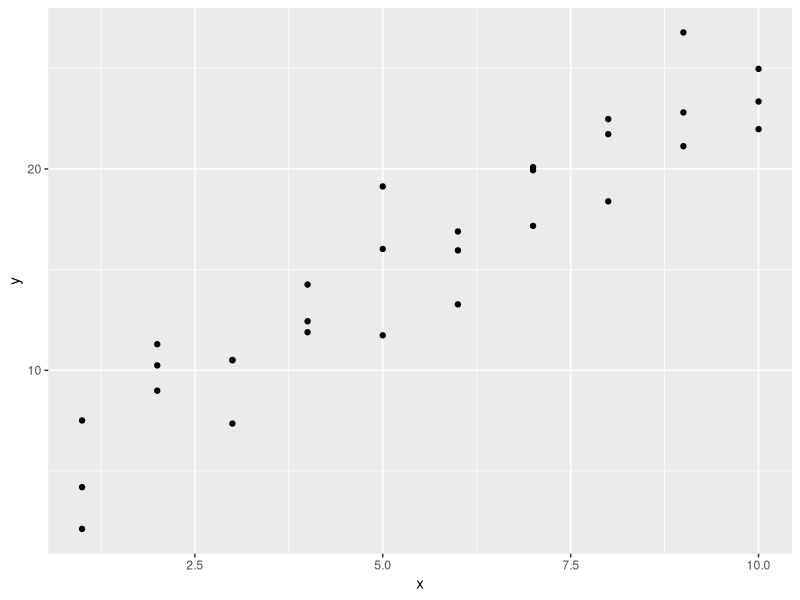
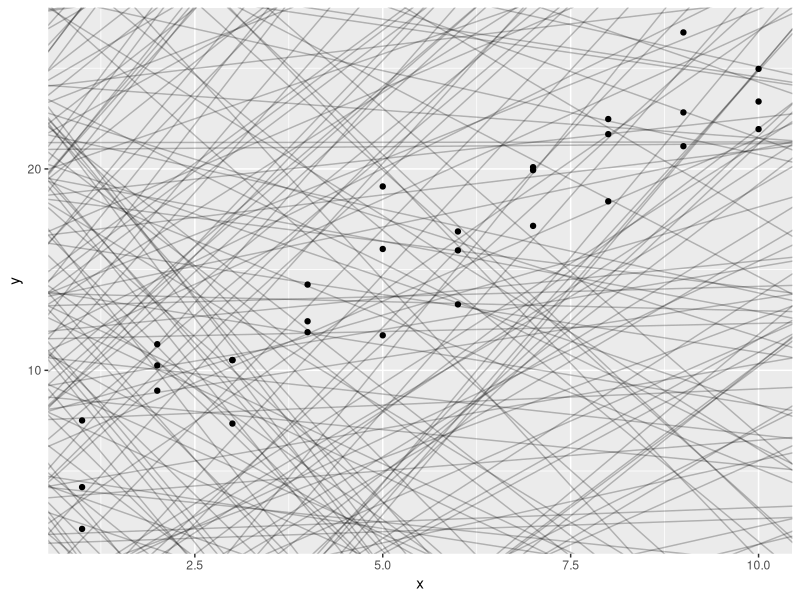
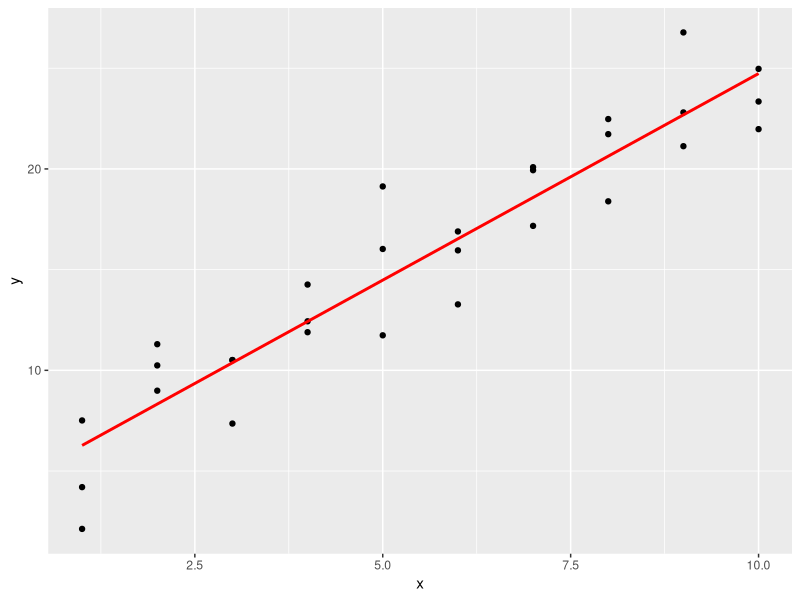
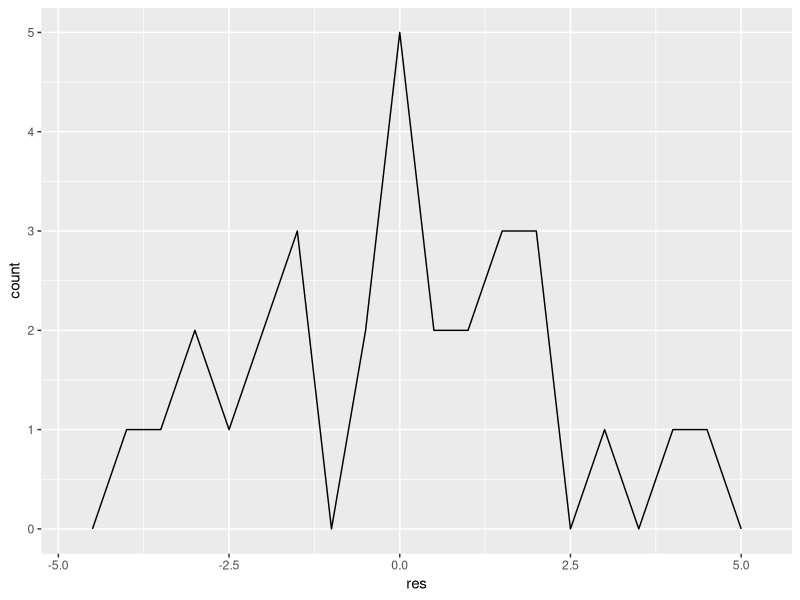

Recreate these plots in R, in order.
## ---- chunk 1
knitr::opts_chunk$set(echo = TRUE)
library(tidyverse)
library(modelr)
#options(na.action = na.warn)
## ---- chunk 2
ggplot(sim1, aes(x, y)) +
  geom_point()
## ---- chunk 3
models <- tibble(
  a1 = runif(250, -20, 40),
  a2 = runif(250, -5, 5)
)
sim1
ggplot(sim1, aes(x, y)) +
  geom_abline(
    aes(intercept = a1, slope = a2),
    data = models, alpha = 1/4
  ) +
  geom_point()
## ---- chunk 4
# y = c + kx + e
# e = y - c - kx
ly <- function(times) {
  
  # a1是c  a2是k
  models <- tibble(
    a1 = runif(times, -20, 40),
    a2 = runif(times, -5, 5)
  )
  distance_min <- 65535
  distance_tmp <- 0
  intercept <- 0
  slope <- 0
  for (k in 1:times) {
    e2 <- numeric(nrow(sim1))
    for (i in 1:nrow(sim1)) {
      e2[i] <- sim1$y[i] - models$a1[k] - models$a2[k] * sim1$x[i]
    }
    distance_tmp <- sum(e2 ^ 2)
    # 每次保留e^2最小的
    if (distance_tmp < distance_min) {
      distance_min <- distance_tmp
      intercept <- models$a1[k]
      slope <- models$a2[k]
    }
  }
  cat("距离：", distance_min, "截距：", intercept, "斜率：", slope)
}
ly(50000)

## ---- chunk 5
# 用表格计算
test <- function(times) {
  models <- tibble(
    a1 = runif(times, -20, 40),
    a2 = runif(times, -5, 5)
  )
  # 将数据拼在一起
  full_data <- merge(models, sim1, by = NULL)
  
  # 添加距离项
  full_data <- full_data %>% mutate(distance = ((y - a1 - a2 * x) ^ 2))
  # 分组汇总计算距离平方
  group_data <- full_data %>% 
    group_by(a1, a2) %>% 
    mutate(sum_d = sum(distance))
  group_data <- group_data[order(group_data$sum_d),]
  # 找到最小距离平方
  min_distance <- group_data[which.min(group_data$sum_d), ]
  print(min_distance)
}
test(50000)
## ---- chunk 6
sim1_mod <- lm(y ~ x, data = sim1)
coef(sim1_mod)
## ---- chunk 7
measure_distance <- function(b) {
  b1 <- b[1]  # 截距
  b2 <- b[2]  # 斜率
  sum((sim1$y - b1 - b2 * sim1$x) ^ 2)
}

best <- optim(c(0, 0), measure_distance)
best$par
## ---- chunk 8
# 回归
sim1_mod <- lm(y ~ x, data = sim1)
sim1_r <- coef(sim1_mod)
# 预测
grid <- sim1 %>% 
  data_grid(x)
grid
grid <- grid %>% 
  add_predictions(sim1_mod)
grid
sim1 %>% ggplot(aes(x)) +
  geom_point(aes(y = y)) +
  geom_line(
    aes(y = pred),
    data = grid,
    color = "red",
    size = 1
  )

# 残差
sim1 <- sim1 %>% 
  mutate(res = (y - (sim1_r[1] + sim1_r[2]*x)))
sim1
mean(sim1$res)

# 残差图
ggplot(sim1, aes(res)) +
  geom_freqpoly(binwidth = 0.5)


